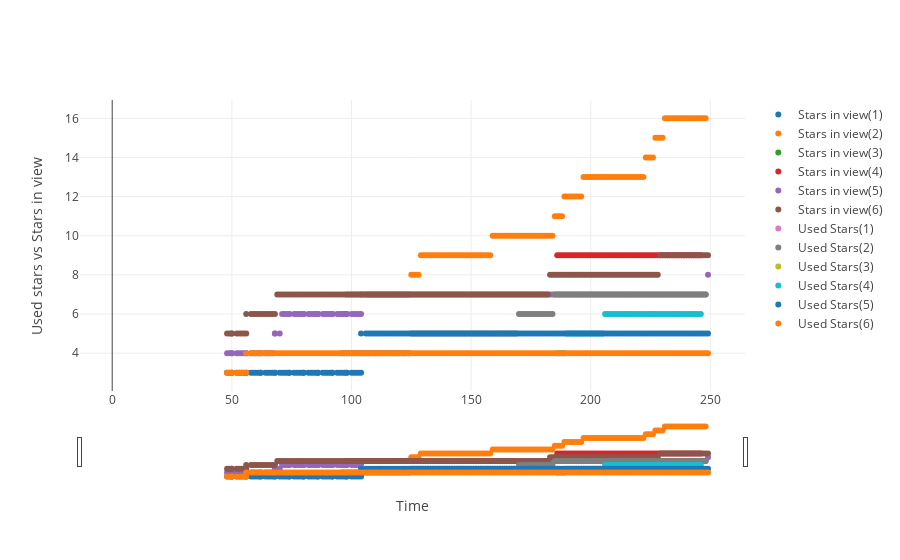

Here is the notebook cell this chart was saved with:
### Markdown cell above
### Visual

### Code cell
data = [{
            'x': r[r.fixseq==seq]['fixtime'],
            'y': r[r.fixseq==seq]['vstar'],
            'name': 'Stars in view({})'.format(seq), 'mode': 'markers',
        } for seq in r.fixseq.unique()]
data.extend([{
            'x': r[r.fixseq==seq]['fixtime'],
            'y': r[r.fixseq==seq]['ustar'],
            'name': 'Used Stars({})'.format(seq), 'mode': 'markers',
        } for seq in r.fixseq.unique()])

iplot(
    {
        'data': data,
        'layout': {
            'xaxis': {'title': 'Time', 'rangeslider': {}},
            'yaxis': {'title': "Used stars vs Stars in view"}
            
        }
    }
)

### Figure 1 — Plotly figure (JSON) as saved in the notebook; plotly's stock layout.template omitted (floating-point values rounded to 4 significant figures; data arrays with more than 128 entries replaced by an {"elided": "..."} marker saying what was removed)
{"data": [{"mode": "markers", "name": "Stars in view(1)", "x": [2, 3, 4, 5, 6, 7, 8, 9, 11, 11, 13, 13, 15, 15, 17, 18, 19, 20, 20, 21, 22, 23, 24, 25, 26, 27, 28, 29, 30, 31, 32, 33, 34, 35, 36, 37, 39, 40, 41, 41, 43, 44, 45, 46, 47, 48, 49, 50, 51, 51, 52, 53, 54, 55, 56, 56, 57, 58, 59, 60, 61, 62, 63, 64, 65, 66, 67, 68, 69, 70, 71, 72, 73, 74, 75, 76, 77, 78, 79, 80, 81, 82, 83, 84, 85, 86, 87, 88, 89, 90, 91, 92, 92], "y": [null, null, null, null, null, null, null, null, null, null, null, null, null, null, null, null, null, null, null, null, null, null, null, null, null, null, null, null, null, null, null, null, null, null, null, null, null, null, null, null, null, null, null, null, null, null, null, null, null, null, null, null, null, null, null, null, null, null, null, null, null, null, null, null, null, null, null, null, null, null, null, null, null, null, null, null, null, null, null, null, null, null, null, null, null, null, null, null, null, null, null, null, null]}, {"mode": "markers", "name": "Stars in view(2)", "x": {"elided": "246 int values"}, "y": {"elided": "246 int values"}}, {"mode": "markers", "name": "Stars in view(3)", "x": {"elided": "246 int values"}, "y": {"elided": "246 null values"}}, {"mode": "markers", "name": "Stars in view(4)", "x": {"elided": "245 int values"}, "y": {"elided": "245 int values"}}, {"mode": "markers", "name": "Stars in view(5)", "x": {"elided": "246 int values"}, "y": {"elided": "246 int values"}}, {"mode": "markers", "name": "Stars in view(6)", "x": {"elided": "246 int values"}, "y": {"elided": "246 int values"}}, {"mode": "markers", "name": "Used Stars(1)", "x": [2, 3, 4, 5, 6, 7, 8, 9, 11, 11, 13, 13, 15, 15, 17, 18, 19, 20, 20, 21, 22, 23, 24, 25, 26, 27, 28, 29, 30, 31, 32, 33, 34, 35, 36, 37, 39, 40, 41, 41, 43, 44, 45, 46, 47, 48, 49, 50, 51, 51, 52, 53, 54, 55, 56, 56, 57, 58, 59, 60, 61, 62, 63, 64, 65, 66, 67, 68, 69, 70, 71, 72, 73, 74, 75, 76, 77, 78, 79, 80, 81, 82, 83, 84, 85, 86, 87, 88, 89, 90, 91, 92, 92], "y": [null, null, null, null, null, null, null, null, null, null, null, null, null, null, null, null, null, null, null, null, null, null, null, null, null, null, null, null, null, null, null, null, null, null, null, null, null, null, null, null, null, null, null, null, null, null, null, null, null, null, null, null, null, null, null, null, null, null, null, null, null, null, null, null, null, null, null, null, null, null, null, null, null, null, null, null, null, null, null, null, null, null, null, null, null, null, null, null, null, null, null, null, null]}, {"mode": "markers", "name": "Used Stars(2)", "x": {"elided": "246 int values"}, "y": {"elided": "246 int values"}}, {"mode": "markers", "name": "Used Stars(3)", "x": {"elided": "246 int values"}, "y": {"elided": "246 null values"}}, {"mode": "markers", "name": "Used Stars(4)", "x": {"elided": "245 int values"}, "y": {"elided": "245 int values"}}, {"mode": "markers", "name": "Used Stars(5)", "x": {"elided": "246 int values"}, "y": {"elided": "246 int values"}}, {"mode": "markers", "name": "Used Stars(6)", "x": {"elided": "246 int values"}, "y": {"elided": "246 int values"}}], "layout": {"xaxis": {"rangeslider": {}, "title": "Time"}, "yaxis": {"title": "Used stars vs Stars in view"}}}
